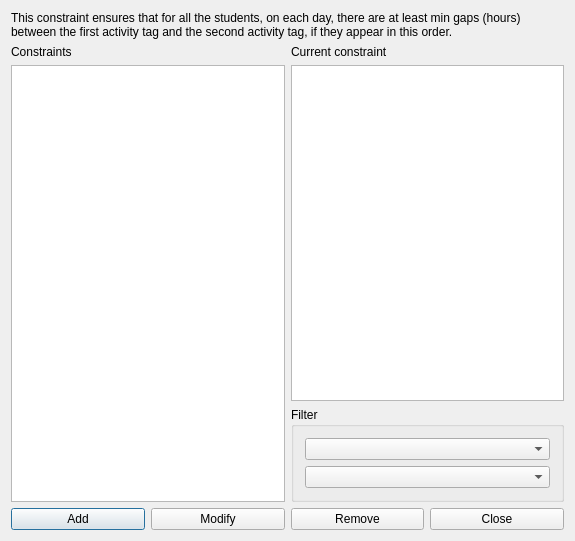
<?xml version="1.0" encoding="UTF-8"?>
<ui version="4.0">
 <class>ConstraintStudentsMinGapsBetweenOrderedPairOfActivityTagsForm_template</class>
 <widget class="QDialog" name="ConstraintStudentsMinGapsBetweenOrderedPairOfActivityTagsForm_template">
  <property name="geometry">
   <rect>
    <x>0</x>
    <y>0</y>
    <width>575</width>
    <height>541</height>
   </rect>
  </property>
  <property name="windowTitle">
   <string extracomment="This is the title of the dialog to see the list of all constraints of this type">Constraints students min gaps between ordered pair of activity tags</string>
  </property>
  <layout class="QGridLayout" name="gridLayout_2">
   <item row="0" column="0" colspan="2">
    <widget class="QLabel" name="textLabel1">
     <property name="sizePolicy">
      <sizepolicy hsizetype="Minimum" vsizetype="Minimum">
       <horstretch>0</horstretch>
       <verstretch>0</verstretch>
      </sizepolicy>
     </property>
     <property name="text">
      <string>This constraint ensures that for all the students, on each day, there are at least min gaps (hours) between the first activity tag and the second activity tag, if they appear in this order.</string>
     </property>
     <property name="wordWrap">
      <bool>true</bool>
     </property>
    </widget>
   </item>
   <item row="1" column="1">
    <layout class="QVBoxLayout" name="verticalLayout_2">
     <item>
      <widget class="QLabel" name="currentConstraintTextLabel">
       <property name="text">
        <string>Current constraint</string>
       </property>
       <property name="wordWrap">
        <bool>false</bool>
       </property>
      </widget>
     </item>
     <item>
      <widget class="QPlainTextEdit" name="currentConstraintTextEdit"/>
     </item>
    </layout>
   </item>
   <item row="2" column="1">
    <widget class="QGroupBox" name="filterGroupBox">
     <property name="title">
      <string>Filter</string>
     </property>
     <layout class="QGridLayout" name="gridLayout">
      <item row="0" column="0">
       <widget class="QComboBox" name="firstActivityTagComboBox"/>
      </item>
      <item row="1" column="0">
       <widget class="QComboBox" name="secondActivityTagComboBox"/>
      </item>
     </layout>
    </widget>
   </item>
   <item row="3" column="0" colspan="2">
    <layout class="QHBoxLayout" name="horizontalLayout">
     <item>
      <widget class="QPushButton" name="addConstraintPushButton">
       <property name="text">
        <string>Add</string>
       </property>
      </widget>
     </item>
     <item>
      <widget class="QPushButton" name="modifyConstraintPushButton">
       <property name="text">
        <string>Modify</string>
       </property>
      </widget>
     </item>
     <item>
      <widget class="QPushButton" name="removeConstraintPushButton">
       <property name="text">
        <string>Remove</string>
       </property>
      </widget>
     </item>
     <item>
      <widget class="QPushButton" name="closePushButton">
       <property name="text">
        <string>Close</string>
       </property>
      </widget>
     </item>
    </layout>
   </item>
   <item row="1" column="0" rowspan="2">
    <layout class="QVBoxLayout" name="verticalLayout">
     <item>
      <widget class="QLabel" name="constraintsTextLabel">
       <property name="frameShape">
        <enum>QFrame::NoFrame</enum>
       </property>
       <property name="frameShadow">
        <enum>QFrame::Plain</enum>
       </property>
       <property name="text">
        <string>Constraints</string>
       </property>
       <property name="wordWrap">
        <bool>false</bool>
       </property>
      </widget>
     </item>
     <item>
      <widget class="QListWidget" name="constraintsListWidget"/>
     </item>
    </layout>
   </item>
  </layout>
 </widget>
 <layoutdefault spacing="6" margin="11"/>
 <resources/>
 <connections/>
</ui>
